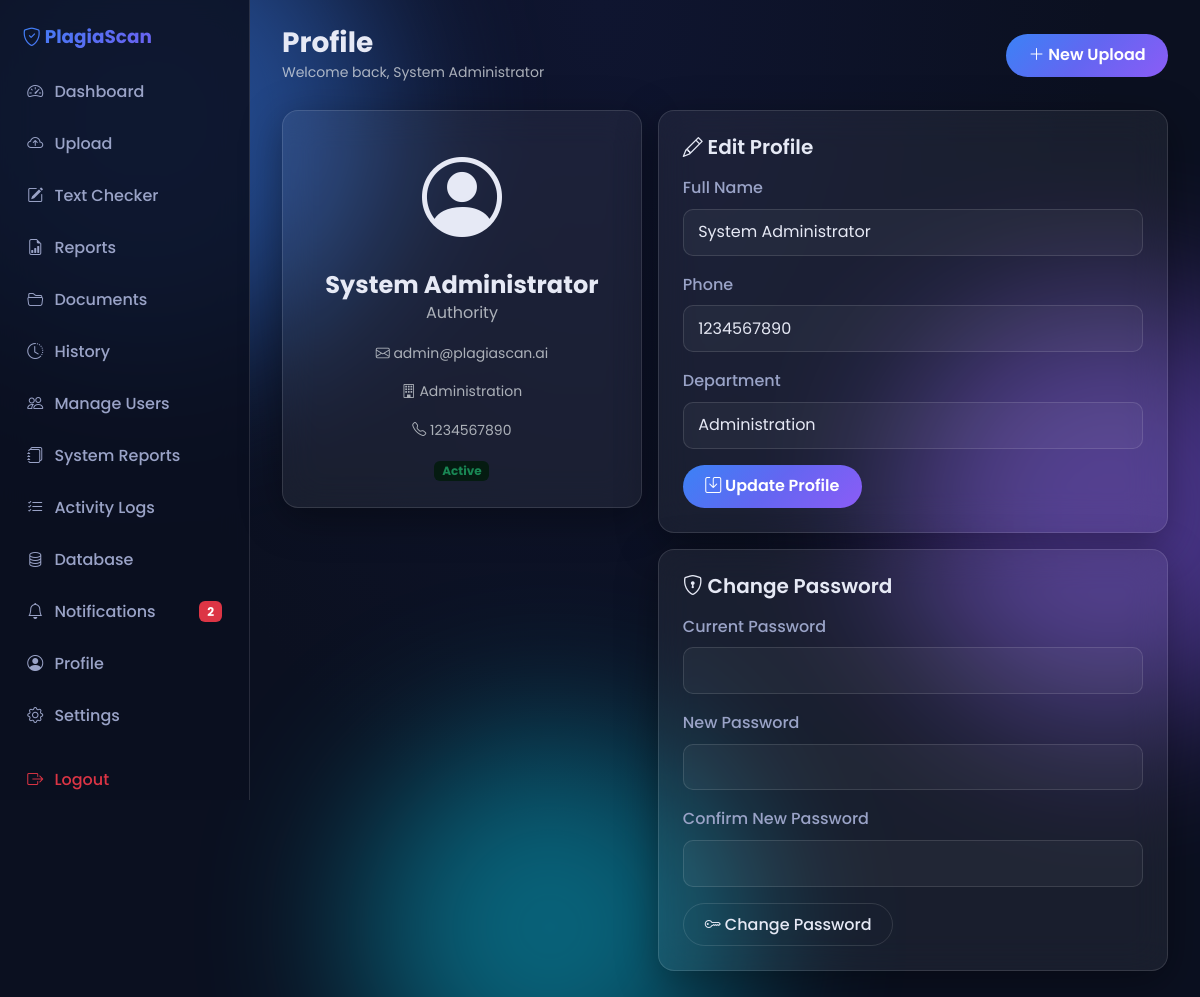
Page /profile (signed in) on the committed database.
### tables this page shows
CREATE TABLE users (
  id              INTEGER PRIMARY KEY AUTOINCREMENT,
  role_id         INTEGER NOT NULL,
  full_name       TEXT NOT NULL,
  email           TEXT NOT NULL UNIQUE,
  password_hash   TEXT NOT NULL,
  phone           TEXT,
  avatar_url      TEXT,
  department      TEXT,
  is_active       INTEGER NOT NULL DEFAULT 1,
  reset_token     TEXT,
  reset_expires   TEXT,
  created_at      TEXT DEFAULT CURRENT_TIMESTAMP,
  updated_at      TEXT DEFAULT CURRENT_TIMESTAMP,
  FOREIGN KEY (role_id) REFERENCES roles(id) ON DELETE RESTRICT
);

### backend/routes/pages.py (the view, shortened to what this page needs)
@bp.route("/profile", methods=["GET", "POST"])
@login_required
def profile():
    u = current_user()
    user = get_user_by_id(u["id"])
    return render_template("profile.html", user=user)

### backend/app.py (called while the page is built)
def _inject_current_user():
    from utils.auth import current_user
    return {"current_user": current_user()}

### backend/db.py (called while the page is built)
def _get_sqlite_conn():
    conn = getattr(_sqlite_local, "conn", None)
    if conn is None:
        conn = sqlite3.connect(SQLITE_PATH)
        conn.row_factory = sqlite3.Row
        conn.execute("PRAGMA foreign_keys = ON;")
        _sqlite_local.conn = conn
    return conn

def get_conn():
    if DB_BACKEND == "mysql":
        if not _HAS_PYMYSQL:
            raise RuntimeError("DB_BACKEND=mysql but PyMySQL is not installed. Run: pip install pymysql")
        return _get_mysql_conn()
    return _get_sqlite_conn()

def _convert_sql(sql):
    if DB_BACKEND == "sqlite":
        return sql.replace("%s", "?")
    return sql

def query_one(sql, params=None):
    params = params or []
    conn = get_conn()
    try:
        cur = conn.cursor()
        cur.execute(_convert_sql(sql), params)
        row = cur.fetchone()
        if row is None:
            return None
        if DB_BACKEND == "sqlite":
            return dict(row)
        return dict(row)
    finally:
        if DB_BACKEND == "mysql":
            conn.close()

### backend/models.py (called while the page is built)
def get_user_by_id(user_id: int):
    return query_one("SELECT * FROM users WHERE id = %s", [user_id])

def unread_notification_count(user_id: int):
    row = query_one("SELECT COUNT(*) AS c FROM notifications WHERE user_id = %s AND is_read = 0", [user_id])
    return row["c"] if row else 0

### backend/routes/pages.py (called while the page is built)
def inject_unread_count():
    if "user_id" in session:
        return {"unread_count": unread_notification_count(session["user_id"])}
    return {"unread_count": 0}

### backend/utils/auth.py (called while the page is built)
def current_user():
    if "user_id" not in session:
        return None
    from models import get_user_by_id
    user = get_user_by_id(session.get("user_id"))
    if not user:
        session.clear()
        return None
    return {
        "id": session.get("user_id"),
        "role_id": session.get("role_id"),
        "full_name": session.get("full_name"),
        "email": session.get("email"),
        "role": session.get("role"),
    }

def login_required(f):
    @wraps(f)
    def wrapper(*args, **kwargs):
        if "user_id" not in session:
            flash("Please log in to continue.", "warning")
            return redirect(url_for("auth.login"))
        return f(*args, **kwargs)
    return wrapper

### templates/profile.html (shortened to what this page needs)
{% extends "dash_base.html" %}
{% block dash_title %}Profile{% endblock %}
{% block dash_content %}
<div class="row g-3">
  <div class="col-lg-5">
    <div class="glass p-4 text-center">
      <i class="bi bi-person-circle grad-text" style="font-size:5rem"></i>
      <h4 class="fw-bold mt-2 mb-0">{{ user.full_name }}</h4>
      <p class="text-muted text-capitalize">{{ current_user.role }}</p>
      <p class="small text-muted"><i class="bi bi-envelope"></i> {{ user.email }}</p>
      {% if user.department %}<p class="small text-muted"><i class="bi bi-building"></i> {{ user.department }}</p>{% endif %}
      {% if user.phone %}<p class="small text-muted"><i class="bi bi-telephone"></i> {{ user.phone }}</p>{% endif %}
      <span class="badge bg-{% if user.is_active %}success{% else %}danger{% endif %}-subtle text-{% if user.is_active %}success{% else %}danger{% endif %}">{% if user.is_active %}Active{% else %}Inactive{% endif %}</span>
    </div>
  </div>
  <div class="col-lg-7">
    <div class="glass p-4 mb-3">
      <h5 class="fw-semibold mb-3"><i class="bi bi-pencil"></i> Edit Profile</h5>
      <form method="POST">
        <div class="mb-3"><label class="form-label">Full Name</label><input type="text" name="full_name" class="form-control" value="{{ user.full_name }}" required></div>
        <div class="mb-3"><label class="form-label">Phone</label><input type="text" name="phone" class="form-control" value="{{ user.phone or '' }}"><div class="form-text text-danger" id="phone-error" style="display:none"></div></div>
        <div class="mb-3"><label class="form-label">Department</label><input type="text" name="department" class="form-control" value="{{ user.department or '' }}"></div>
        <button class="btn btn-grad"><i class="bi bi-save"></i> Update Profile</button>
      </form>
    </div>
    <div class="glass p-4">
      <h5 class="fw-semibold mb-3"><i class="bi bi-shield-lock"></i> Change Password</h5>
      <form method="POST">
        <div class="mb-3"><label class="form-label">Current Password</label><input type="password" name="current_password" class="form-control" required></div>
        <div class="mb-3"><label class="form-label">New Password</label><input type="password" name="new_password" class="form-control" required minlength="6"></div>
        <div class="mb-3"><label class="form-label">Confirm New Password</label><input type="password" name="confirm_password" class="form-control" required></div>
        <button class="btn btn-outline-glass"><i class="bi bi-key"></i> Change Password</button>
      </form>
    </div>
  </div>
</div>
{% endblock %}

### templates/dash_base.html (shortened to what this page needs)
{% extends "base.html" %}
{% block body %}
<div class="dash-shell">
  <aside class="dash-sidebar">
    <div class="brand"><i class="bi bi-shield-check"></i> PlagiaScan</div>
    {% set role = current_user.role %}
    {% set dash_url = url_for(role ~ '.dashboard') %}
    <a href="{{ dash_url }}" class="{% if request.endpoint and request.endpoint.endswith('dashboard') %}active{% endif %}">
      <i class="bi bi-speedometer2"></i> Dashboard
    </a>
    <a href="{{ url_for('pages.upload_page') }}"><i class="bi bi-cloud-arrow-up"></i> Upload</a>
    <a href="{{ url_for('pages.text_checker') }}"><i class="bi bi-pencil-square"></i> Text Checker</a>
    <a href="{{ url_for('pages.reports_list') }}"><i class="bi bi-file-earmark-bar-graph"></i> Reports</a>
    <a href="{{ url_for('pages.documents_list') }}"><i class="bi bi-folder2-open"></i> Documents</a>
    <a href="{{ url_for('pages.history') }}"><i class="bi bi-clock-history"></i> History</a>
    {% if role == 'authority' %}
      <a href="{{ url_for('authority.users') }}"><i class="bi bi-people"></i> Manage Users</a>
      <a href="{{ url_for('authority.reports') }}"><i class="bi bi-journals"></i> System Reports</a>
      <a href="{{ url_for('authority.activity_logs') }}"><i class="bi bi-list-check"></i> Activity Logs</a>
      <a href="{{ url_for('authority.database') }}"><i class="bi bi-database"></i> Database</a>
    {% endif %}
    <a href="{{ url_for('pages.notifications') }}">
      <i class="bi bi-bell"></i> Notifications
      {% if unread_count %}<span class="badge bg-danger ms-auto">{{ unread_count }}</span>{% endif %}
    </a>
    <a href="{{ url_for('pages.profile') }}"><i class="bi bi-person-circle"></i> Profile</a>
    <a href="{{ url_for('pages.settings') }}"><i class="bi bi-gear"></i> Settings</a>
    <a href="{{ url_for('auth.logout') }}" class="mt-3 text-danger"><i class="bi bi-box-arrow-right"></i> Logout</a>
  </aside>
  <main class="dash-main">
    <div class="dash-topbar">
      <div>
        <h3 class="fw-bold mb-0">{% block dash_title %}Dashboard{% endblock %}</h3>
        <small class="text-muted">Welcome back, {{ current_user.full_name }}</small>
      </div>
      <div class="d-flex gap-2 align-items-center">
        <a href="{{ url_for('pages.upload_page') }}" class="btn btn-grad"><i class="bi bi-plus-lg"></i> New Upload</a>
      </div>
    </div>
    {% block dash_content %}{% endblock %}
  </main>
</div>
{% endblock %}

### static/css/style.css (style rules this page uses)
* { box-sizing: border-box; }
html { scroll-behavior: smooth; }
body { margin: 0; font-family: 'Poppins', system-ui, -apple-system, sans-serif; background: var(--bg-0); color: var(--text); line-height: 1.6; min-height: 100vh; overflow-x: hidden; }
a { color: var(--primary-2); text-decoration: none; }
.glass { background: var(--glass); backdrop-filter: blur(18px); -webkit-backdrop-filter: blur(18px); border: 1px solid var(--glass-border); border-radius: var(--radius); box-shadow: var(--shadow); }
.btn-grad { background: var(--grad); border: none; color: #fff; font-weight: 600; padding: 0.6rem 1.4rem; border-radius: 50px; transition: transform .2s, box-shadow .2s; }
.btn-outline-glass { background: transparent; border: 1px solid var(--glass-border); color: var(--text); border-radius: 50px; padding: 0.55rem 1.3rem; font-weight: 500; transition: all .2s; }
.form-control, .form-select { background: rgba(255,255,255,0.04); border: 1px solid var(--glass-border); color: var(--text); border-radius: var(--radius-sm); padding: 0.65rem 0.9rem; }
.form-control::placeholder { color: var(--text-dim); }
.form-label { color: var(--text-muted); font-weight: 500; }
.dash-shell { display: grid; grid-template-columns: 250px 1fr; min-height: 100vh; }
.dash-sidebar { background: rgba(11,16,32,0.85); backdrop-filter: blur(16px); border-right: 1px solid var(--glass-border); padding: 1.4rem 0.8rem; position: sticky; top: 0; height: 100vh; overflow-y: auto; }
.dash-sidebar .brand { font-weight: 700; font-size: 1.15rem; background: var(--grad); -webkit-background-clip: text; background-clip: text; -webkit-text-fill-color: transparent; padding: 0 0.6rem 1rem; }
.dash-sidebar a { display: flex; align-items: center; gap: 0.7rem; padding: 0.7rem 0.9rem; border-radius: var(--radius-sm); color: var(--text-muted); font-weight: 500; margin-bottom: 0.25rem; transition: all .2s; }
.dash-main { padding: 1.6rem 2rem; }
.dash-topbar { display: flex; justify-content: space-between; align-items: center; margin-bottom: 1.6rem; }

### rows in the picture
users: full_name "System Administrator", email "admin@plagiascan.ai", department "Administration", phone "1234567890"

### other values in the picture
{{ unread_count }} "2"
{{ current_user.role }} "Authority"
